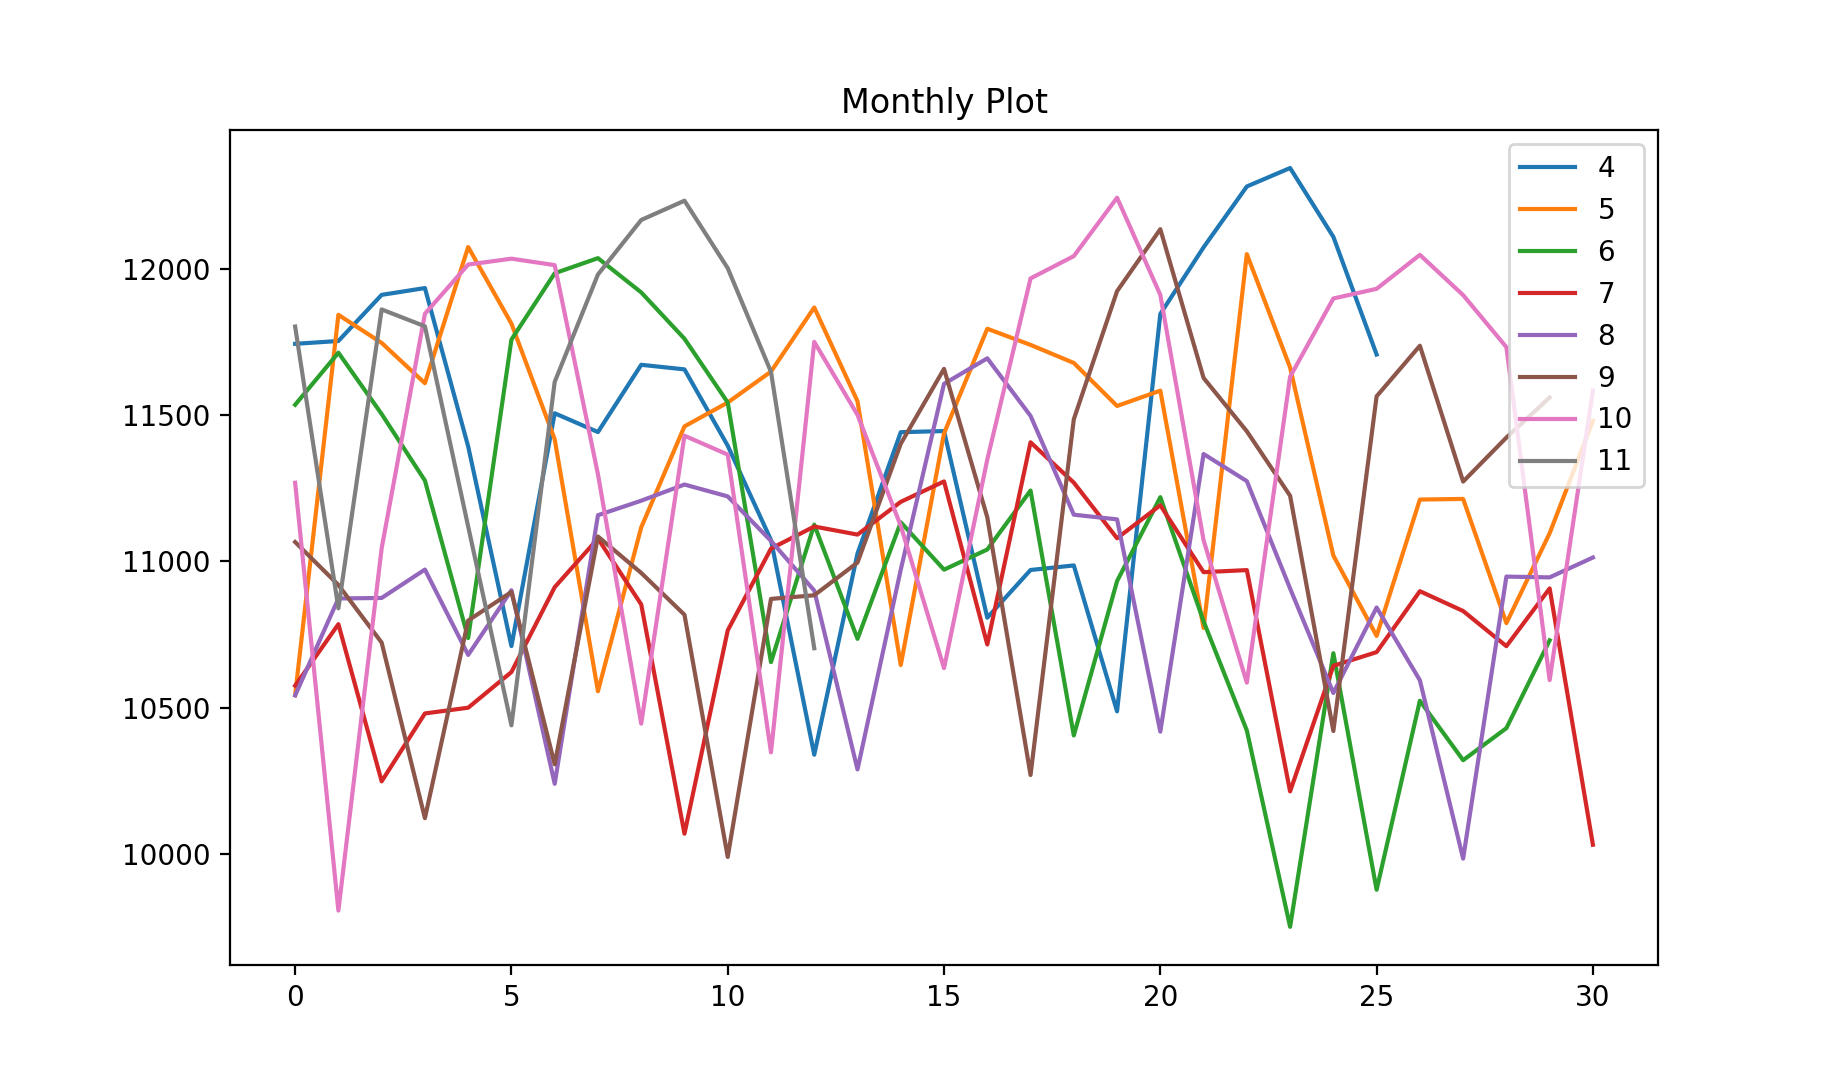

Recreate this plot in Python.
import pandas as pd
import matplotlib.pyplot as plt

def data_proportion(series, percent=1.0):
    series = series[-int(percent * len(series)):]
    return series

def month_plot(serie):
    groups = serie[8:].groupby(pd.Grouper(freq='M'))
    values = list()
    months = list()
    for name, group in groups:
        df = pd.DataFrame(group.values)
        values.append(df)
        months.append(name.month)
    df = pd.concat(values, ignore_index=True, axis=1)
    df.columns = months
    df.plot(subplots=False, legend=True)
    plt.title("Monthly Plot")
    plt.show()
    

df = pd.read_csv('../timeserie_train.csv',
                index_col='data', parse_dates=['data'],
                  squeeze=True)

monthly_data = data_proportion(df, percent=0.1)
print(f'Total of Date:{len(monthly_data)}')
month_plot(monthly_data)
